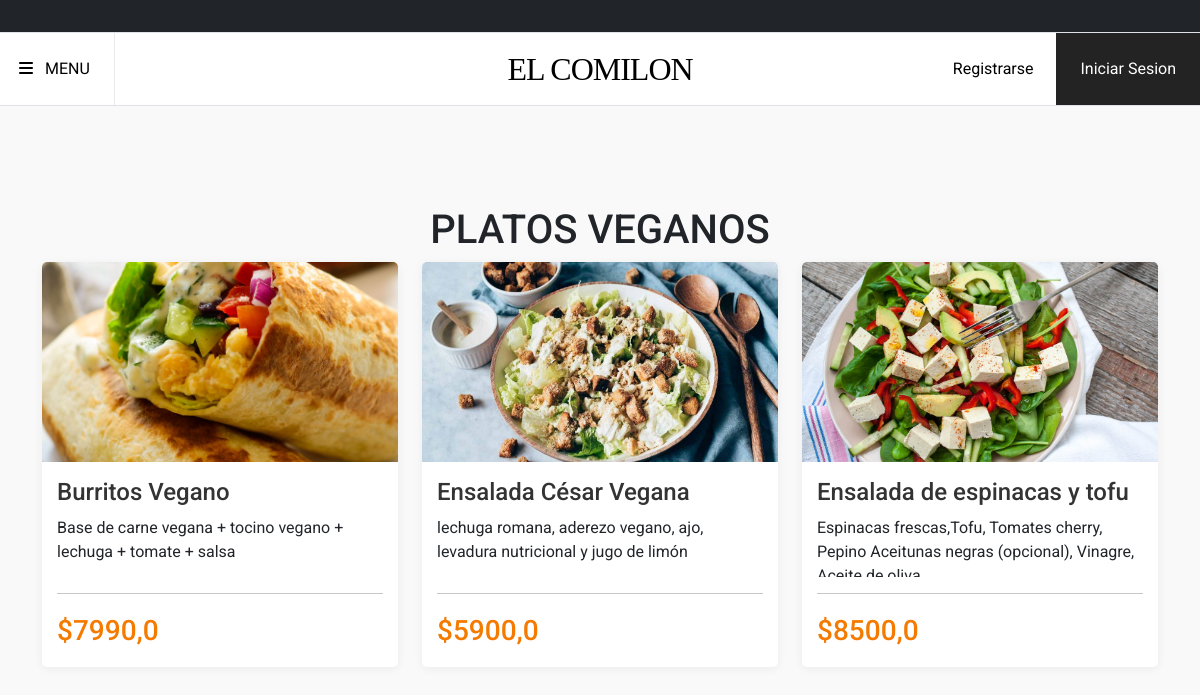
Screenshot of /comida-vegana/ with the database file from the repository.
### core/models.py (models this page shows, shortened)
class Plato(models.Model):
    nombre = models.CharField(max_length=200)
    precio_venta = models.FloatField(validators=[MinValueValidator(1.0)])
    descripcion = models.TextField()
    categoria = models.CharField(choices=CATEGORIA_CHOISES, max_length=80)
    imagen_producto = models.ImageField(upload_to='imagenproducto')
    class Meta:
        verbose_name_plural = 'Platillo'

### core/views.py (the view)
# urls.py: path('comida-vegana/', views.comida_vegana, name="comida-vegana")
def comida_vegana(request, data=None):
    if data == None:
        veganos = Plato.objects.filter(categoria='V')
    return render(request, 'core/comida-vegana.html', {'veganos':veganos})

### core/templates/core/comida-vegana.html (shortened to what this page needs)
{% extends 'core/base.html' %}
{% load static %}
{% block contenido %}
<div class="main-content">
  <div class="container">
    <h1 class="text-center text-uppercase">PLATOS VEGANOS</h1>
    <div class="row">
      {% for plato in veganos %}
      <div class="col-sm-6 col-md-6 col-lg-4">
        <div class="food-card">
          <div class="food-card_img">
            <img src="{{plato.imagen_producto.url}}" alt="">
          </div>
          <div class="food-card_content">
            <div class="food-card_title-section">
              <a href="{% url 'detalle-producto' plato.id %}" class="food-card_title">{{plato.nombre}}</a>
              <span>{{plato.descripcion}}</span>
            </div>
            <div class="food-card_bottom-section">
              <hr>
              <div class="space-between">
                <div class="food-card_price">
                  <span>${{plato.precio_venta}}</span>
                </div>
              </div>
            </div>
          </div>
        </div>
      </div>
      {% endfor %}
    </div>
  </div>
</div>
{% endblock contenido %}

### core/templates/core/comida-vegana.html (style rules this page uses)
body { background: #f9f9f9; font-family: "roboto", sans-serif; }
.main-content { padding-top: 100px; padding-bottom: 100px; }
a { text-decoration: none; }
.food-card { background: #fff; border-radius: 5px; overflow: hidden; margin-bottom: 30px; -webkit-box-shadow: 0 2px 10px rgba(0, 0, 0, 0.06); box-shadow: 0 2px 10px rgba(0, 0, 0, 0.06); -webkit-transition: 0.1s; transition: 0.1s; }
.food-card .food-card_img { display: block; position: relative; }
.food-card .food-card_img img { width: 100%; height: 200px; -o-object-fit: cover; object-fit: cover; }
.food-card .food-card_content { padding: 15px; }
.food-card .food-card_content .food-card_title-section { height: 100px; overflow: hidden; }
.food-card .food-card_content .food-card_title-section .food-card_title { font-size: 24px; color: #333; font-weight: 500; display: block; line-height: 1.3; margin-bottom: 8px; display: -webkit-box; -webkit-line-clamp: 2; -webkit-box-orient: vertical; overflow: hidden; text-overflow: ellipsis; }
.food-card .food-card_content .food-card_bottom-section .space-between { display: -webkit-box; display: -ms-flexbox; display: flex; -webkit-box-pack: justify; -ms-flex-pack: justify; justify-content: space-between; }
.food-card .food-card_content .food-card_bottom-section .food-card_price { font-size: 28px; font-weight: 500; color: #F47A00; }

### rows the page displays
Plato: imagen_producto (picture), nombre "Burritos Vegano", descripcion "Base de carne vegana + tocino vegano + lechuga + tomate + salsa", precio_venta "7990,0"
Plato: imagen_producto (picture), nombre "Ensalada César Vegana", descripcion "lechuga romana, aderezo vegano, ajo, levadura nutricional y jugo de limón", precio_venta "5900,0"
Plato: imagen_producto (picture), nombre "Ensalada de espinacas y tofu", descripcion "Espinacas frescas,Tofu, Tomates cherry, Pepino Aceitunas negras (opcional), Vinagre,…", precio_venta "8500,0"
